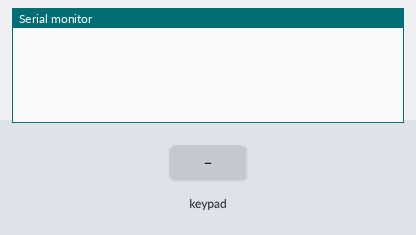
Simulated run of this sketch. Board: Arduino Mega 2560, built with avr-gcc and run on an emulated ATmega2560. Parts: the last lines printed to the serial monitor. The inputs (shaded band) are chosen by the test bench.

Above: at 1.2 s.
1.3 s: keypad keys 4 6 4 4 4 2 4 0 pressed 0.4 s apart
At 3.7 s:
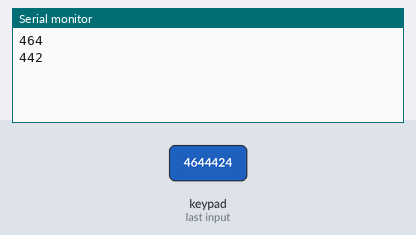
6.0 s: key 'F' pressed
At 6.9 s:
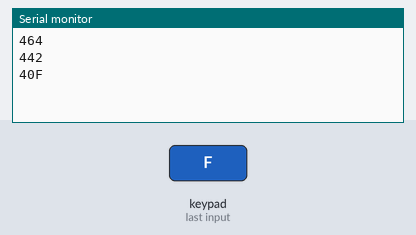
7.5 s: keypad keys 4 6 4 4 4 2 4 0 # pressed 0.4 s apart
At 11.7 s:
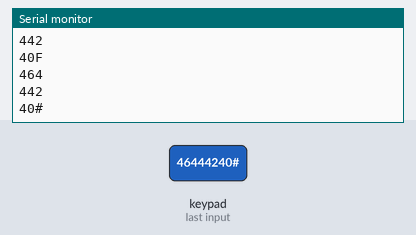
12.6 s: keypad keys 4 6 4 4 4 2 4 0 D pressed 0.4 s apart
At 16.6 s:
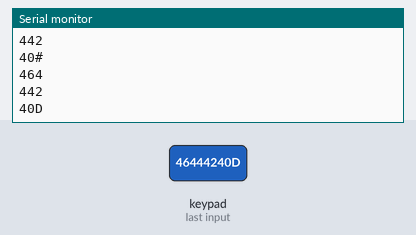

Measured:
- after the input at 1.3 s, the serial monitor: prints a new line after 0.80 s (image 1)
- after the input at 6.0 s, the serial monitor: prints a new line at once (image 2)
- after the input at 7.5 s, the serial monitor: prints a new line after 0.80 s (image 3)
- after the input at 12.6 s, the serial monitor: prints a new line after 0.81 s (image 4)

The sketch:

Keypad2.ino
```cpp
/*
||  Simple Password Entry Using Matrix Keypad
||  4/5/2012 Updates Nathan Sobieck: Nathan@Sobisource.com
||
*/
//* is to validate password
//# is to reset password attempt
/////////////////////////////////////////////////////////////////
#include <Password.h> //http://www.arduino.cc/playground/uploads/Code/Password.zip
#include <Keypad.h> //http://www.arduino.cc/playground/uploads/Code/Keypad.zip

const byte ROWS = 5;
const byte COLS = 4;

String sum;
char get[4];
String thisnumber,mileup,miledown,meterup,meterdown;
int i=0;
// Define the Keymap
char keys[ROWS][COLS] = {
  {'F','G','#','.'},
  {'1','2','3','U'},
  {'4','5','6','D'},
  {'7','8','9','E'},
  {'L','0','R','N'}
};
byte rowPins[ROWS] = {30, 32, 34, 36 , 38};
byte colPins[COLS] = {46, 44, 42, 40};
// Create the Keypad
Keypad keypad = Keypad( makeKeymap(keys), rowPins, colPins, ROWS, COLS );
String number="";

void setup(){
  Serial.begin(9600);
  keypad.addEventListener(keypadEvent); //add an event listener for this keypad
}
void loop(){
  keypad.getKey();
}
//take care of some special events
/*void keypadEvent(KeypadEvent eKey){
  switch (keypad.getState()){
    case PRESSED:
Serial.print("Pressed: ");
Serial.println(eKey);
switch (eKey){
 case '*': checkPassword(); break;
 case '#': password.reset(); break;
 default: password.append(eKey);
     }
  }
}
void checkPassword(){
  if (password.evaluate()){
    Serial.println("Success");
    //Add code to run if it works
  }else{
    Serial.println("Wrong");
    //add code to run if it did not work
  }
}*/
void keypadEvent(KeypadEvent num){
   switch (keypad.getState()){
    case PRESSED:
      if(number.length()<3){
        if(num == 'E'){
          i++;
          number.remove(number.length()-1, 1);
        }
         else{
          number.concat(num);

         }
        }

      else{
        number = num;
      }
      if(number.length()==3){
        Serial.println(number);

      }
    break;
   }
}
```
